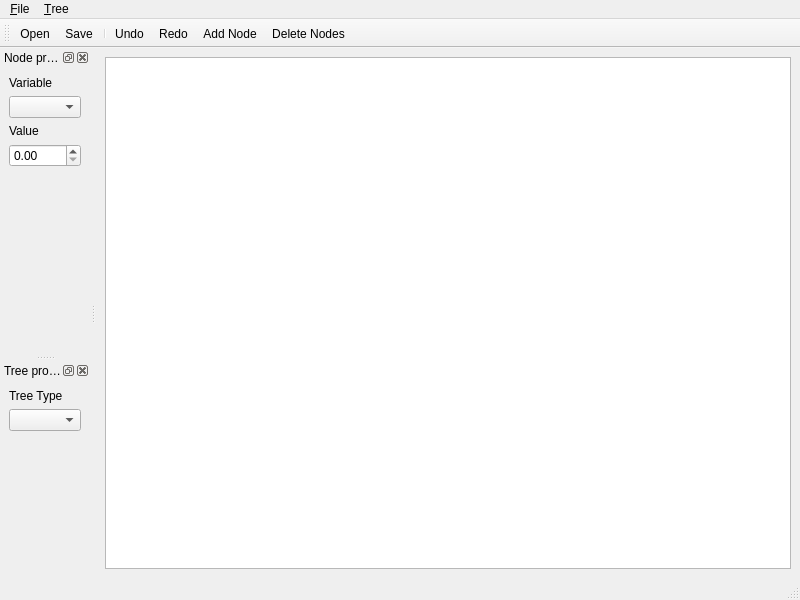
<?xml version="1.0" encoding="UTF-8"?>
<ui version="4.0">
 <class>DtEditorWindow</class>
 <widget class="QMainWindow" name="DtEditorWindow">
  <property name="geometry">
   <rect>
    <x>0</x>
    <y>0</y>
    <width>800</width>
    <height>600</height>
   </rect>
  </property>
  <property name="windowTitle">
   <string>Decision Trees Editor</string>
  </property>
  <property name="windowIcon">
   <iconset>
    <normaloff>:/icons/dteditor.png</normaloff>:/icons/dteditor.png</iconset>
  </property>
  <widget class="QWidget" name="centralwidget">
   <layout class="QVBoxLayout" name="verticalLayout_2">
    <item>
     <widget class="QGraphicsView" name="treeView">
      <property name="mouseTracking">
       <bool>true</bool>
      </property>
     </widget>
    </item>
   </layout>
  </widget>
  <widget class="QMenuBar" name="menubar">
   <property name="geometry">
    <rect>
     <x>0</x>
     <y>0</y>
     <width>800</width>
     <height>27</height>
    </rect>
   </property>
   <widget class="QMenu" name="menu_File">
    <property name="title">
     <string>&amp;File</string>
    </property>
    <addaction name="action_New"/>
    <addaction name="action_Open"/>
    <addaction name="action_Save"/>
    <addaction name="actionSave_as"/>
    <addaction name="separator"/>
    <addaction name="actionQuit"/>
   </widget>
   <widget class="QMenu" name="menuTree">
    <property name="title">
     <string>&amp;Tree</string>
    </property>
    <addaction name="actionUndo"/>
    <addaction name="actionRedo"/>
    <addaction name="separator"/>
    <addaction name="action_Add_Node"/>
    <addaction name="action_Delete_Nodes"/>
    <addaction name="actionMappings"/>
   </widget>
   <addaction name="menu_File"/>
   <addaction name="menuTree"/>
  </widget>
  <widget class="QStatusBar" name="statusbar"/>
  <widget class="QDockWidget" name="propertiesWidget">
   <property name="windowIcon">
    <iconset>
     <normaloff>:/icons/attributes.png</normaloff>:/icons/attributes.png</iconset>
   </property>
   <property name="features">
    <set>QDockWidget::AllDockWidgetFeatures</set>
   </property>
   <property name="windowTitle">
    <string>Node properties</string>
   </property>
   <attribute name="dockWidgetArea">
    <number>1</number>
   </attribute>
   <widget class="QWidget" name="dockWidgetContents">
    <layout class="QVBoxLayout" name="verticalLayout_3" stretch="0,0,0,0,0">
     <item>
      <widget class="QLabel" name="label">
       <property name="text">
        <string>Variable</string>
       </property>
      </widget>
     </item>
     <item>
      <widget class="QComboBox" name="nodepropVariable"/>
     </item>
     <item>
      <widget class="QLabel" name="label_2">
       <property name="text">
        <string>Value</string>
       </property>
      </widget>
     </item>
     <item>
      <widget class="QDoubleSpinBox" name="nodeValue">
       <property name="maximum">
        <double>1.000000000000000</double>
       </property>
       <property name="singleStep">
        <double>0.100000000000000</double>
       </property>
      </widget>
     </item>
     <item>
      <spacer name="verticalSpacer">
       <property name="orientation">
        <enum>Qt::Vertical</enum>
       </property>
       <property name="sizeHint" stdset="0">
        <size>
         <width>20</width>
         <height>40</height>
        </size>
       </property>
      </spacer>
     </item>
    </layout>
   </widget>
  </widget>
  <widget class="QToolBar" name="toolBar">
   <property name="windowTitle">
    <string>toolBar</string>
   </property>
   <attribute name="toolBarArea">
    <enum>TopToolBarArea</enum>
   </attribute>
   <attribute name="toolBarBreak">
    <bool>false</bool>
   </attribute>
   <addaction name="action_Open"/>
   <addaction name="action_Save"/>
   <addaction name="separator"/>
   <addaction name="actionUndo"/>
   <addaction name="actionRedo"/>
   <addaction name="action_Add_Node"/>
   <addaction name="action_Delete_Nodes"/>
  </widget>
  <widget class="QDockWidget" name="dockProperties">
   <property name="windowTitle">
    <string>Tree properties</string>
   </property>
   <attribute name="dockWidgetArea">
    <number>1</number>
   </attribute>
   <widget class="QWidget" name="dockWidgetContents_3">
    <layout class="QVBoxLayout" name="verticalLayout_4">
     <item>
      <widget class="QLabel" name="label_3">
       <property name="text">
        <string>Tree Type</string>
       </property>
      </widget>
     </item>
     <item>
      <widget class="QComboBox" name="treeType"/>
     </item>
     <item>
      <spacer name="verticalSpacer_2">
       <property name="orientation">
        <enum>Qt::Vertical</enum>
       </property>
       <property name="sizeHint" stdset="0">
        <size>
         <width>20</width>
         <height>40</height>
        </size>
       </property>
      </spacer>
     </item>
    </layout>
   </widget>
  </widget>
  <action name="action_New">
   <property name="text">
    <string>&amp;New</string>
   </property>
  </action>
  <action name="action_Open">
   <property name="icon">
    <iconset>
     <normaloff>:/icons/load.png</normaloff>:/icons/load.png</iconset>
   </property>
   <property name="text">
    <string>&amp;Open...</string>
   </property>
  </action>
  <action name="action_Save">
   <property name="icon">
    <iconset>
     <normaloff>:/icons/save.png</normaloff>:/icons/save.png</iconset>
   </property>
   <property name="text">
    <string>&amp;Save</string>
   </property>
  </action>
  <action name="actionSave_as">
   <property name="icon">
    <iconset>
     <normaloff>:/icons/save.png</normaloff>:/icons/save.png</iconset>
   </property>
   <property name="text">
    <string>Sa&amp;ve as...</string>
   </property>
  </action>
  <action name="actionQuit">
   <property name="icon">
    <iconset>
     <normaloff>:/icons/quit.png</normaloff>:/icons/quit.png</iconset>
   </property>
   <property name="text">
    <string>Quit</string>
   </property>
  </action>
  <action name="action_Add_Node">
   <property name="icon">
    <iconset>
     <normaloff>:/icons/add.png</normaloff>:/icons/add.png</iconset>
   </property>
   <property name="text">
    <string>&amp;Add Node</string>
   </property>
   <property name="shortcut">
    <string>Ins</string>
   </property>
  </action>
  <action name="action_Delete_Nodes">
   <property name="icon">
    <iconset>
     <normaloff>:/icons/remove.png</normaloff>:/icons/remove.png</iconset>
   </property>
   <property name="text">
    <string>&amp;Delete Nodes</string>
   </property>
   <property name="shortcut">
    <string>Del</string>
   </property>
  </action>
  <action name="actionUndo">
   <property name="icon">
    <iconset>
     <normaloff>:/icons/undo.png</normaloff>:/icons/undo.png</iconset>
   </property>
   <property name="text">
    <string>Undo</string>
   </property>
   <property name="shortcut">
    <string>Ctrl+Z</string>
   </property>
  </action>
  <action name="actionRedo">
   <property name="icon">
    <iconset>
     <normaloff>:/icons/redo.png</normaloff>:/icons/redo.png</iconset>
   </property>
   <property name="text">
    <string>Redo</string>
   </property>
   <property name="shortcut">
    <string>Ctrl+Shift+Z</string>
   </property>
  </action>
  <action name="actionMappings">
   <property name="text">
    <string>&amp;Mappings...</string>
   </property>
  </action>
 </widget>
 <resources/>
 <connections/>
</ui>
